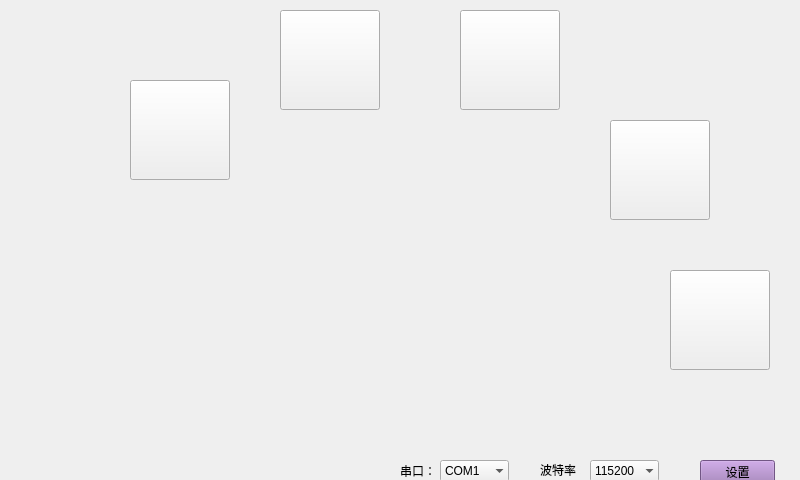
<?xml version="1.0" encoding="UTF-8"?>
<ui version="4.0">
 <class>MainWidget</class>
 <widget class="QWidget" name="MainWidget">
  <property name="geometry">
   <rect>
    <x>0</x>
    <y>0</y>
    <width>800</width>
    <height>480</height>
   </rect>
  </property>
  <property name="windowTitle">
   <string>UP-Sensor-I</string>
  </property>
  <widget class="QStackedWidget" name="stackedWidget">
   <property name="geometry">
    <rect>
     <x>0</x>
     <y>0</y>
     <width>800</width>
     <height>480</height>
    </rect>
   </property>
   <property name="minimumSize">
    <size>
     <width>800</width>
     <height>480</height>
    </size>
   </property>
   <property name="maximumSize">
    <size>
     <width>800</width>
     <height>480</height>
    </size>
   </property>
   <property name="currentIndex">
    <number>0</number>
   </property>
   <widget class="QWidget" name="page">
    <property name="styleSheet">
     <string notr="true">#page{background-image: url(:/new/prefix1/res/main/main-background.png);}</string>
    </property>
    <widget class="QPushButton" name="pushButton_AllSensor">
     <property name="geometry">
      <rect>
       <x>130</x>
       <y>80</y>
       <width>100</width>
       <height>100</height>
      </rect>
     </property>
     <property name="focusPolicy">
      <enum>Qt::NoFocus</enum>
     </property>
     <property name="styleSheet">
      <string notr="true">border-image: url(:/new/prefix1/res/main/lanse_01.png)</string>
     </property>
     <property name="text">
      <string/>
     </property>
    </widget>
    <widget class="QPushButton" name="pushButton_Security">
     <property name="geometry">
      <rect>
       <x>280</x>
       <y>10</y>
       <width>100</width>
       <height>100</height>
      </rect>
     </property>
     <property name="focusPolicy">
      <enum>Qt::NoFocus</enum>
     </property>
     <property name="styleSheet">
      <string notr="true">border-image: url(:/new/prefix1/res/main/lanse_02.png)</string>
     </property>
     <property name="text">
      <string/>
     </property>
    </widget>
    <widget class="QPushButton" name="pushButton_Weather">
     <property name="geometry">
      <rect>
       <x>460</x>
       <y>10</y>
       <width>100</width>
       <height>100</height>
      </rect>
     </property>
     <property name="focusPolicy">
      <enum>Qt::NoFocus</enum>
     </property>
     <property name="styleSheet">
      <string notr="true">border-image: url(:/new/prefix1/res/main/lanse_03.png);</string>
     </property>
     <property name="text">
      <string/>
     </property>
    </widget>
    <widget class="QPushButton" name="pushButton_Navigate">
     <property name="geometry">
      <rect>
       <x>610</x>
       <y>120</y>
       <width>100</width>
       <height>100</height>
      </rect>
     </property>
     <property name="focusPolicy">
      <enum>Qt::NoFocus</enum>
     </property>
     <property name="styleSheet">
      <string notr="true">border-image: url(:/new/prefix1/res/main/lanse_04.png);</string>
     </property>
     <property name="text">
      <string/>
     </property>
    </widget>
    <widget class="QPushButton" name="pushButton_Multimeter">
     <property name="geometry">
      <rect>
       <x>670</x>
       <y>270</y>
       <width>100</width>
       <height>100</height>
      </rect>
     </property>
     <property name="focusPolicy">
      <enum>Qt::NoFocus</enum>
     </property>
     <property name="styleSheet">
      <string notr="true">border-image: url(:/new/prefix1/res/main/lanse_05.png);</string>
     </property>
     <property name="text">
      <string/>
     </property>
    </widget>
    <widget class="QComboBox" name="cmboxcom">
     <property name="geometry">
      <rect>
       <x>440</x>
       <y>460</y>
       <width>69</width>
       <height>22</height>
      </rect>
     </property>
     <property name="cursor">
      <cursorShape>PointingHandCursor</cursorShape>
     </property>
     <property name="layoutDirection">
      <enum>Qt::LeftToRight</enum>
     </property>
     <property name="autoFillBackground">
      <bool>false</bool>
     </property>
     <property name="styleSheet">
      <string notr="true">#comboBox{background-color: rgb(160, 121,186);}</string>
     </property>
     <property name="maxCount">
      <number>10</number>
     </property>
     <property name="insertPolicy">
      <enum>QComboBox::NoInsert</enum>
     </property>
     <property name="frame">
      <bool>false</bool>
     </property>
     <item>
      <property name="text">
       <string>COM1</string>
      </property>
     </item>
     <item>
      <property name="text">
       <string>COM2</string>
      </property>
     </item>
     <item>
      <property name="text">
       <string>COM3</string>
      </property>
     </item>
     <item>
      <property name="text">
       <string>COM4</string>
      </property>
     </item>
     <item>
      <property name="text">
       <string>COM5</string>
      </property>
     </item>
     <item>
      <property name="text">
       <string>COM6</string>
      </property>
     </item>
     <item>
      <property name="text">
       <string>COM7</string>
      </property>
     </item>
     <item>
      <property name="text">
       <string>COM8</string>
      </property>
     </item>
     <item>
      <property name="text">
       <string>COM9</string>
      </property>
     </item>
    </widget>
    <widget class="QLabel" name="label">
     <property name="geometry">
      <rect>
       <x>400</x>
       <y>463</y>
       <width>31</width>
       <height>16</height>
      </rect>
     </property>
     <property name="text">
      <string>串口：</string>
     </property>
    </widget>
    <widget class="QLabel" name="label_2">
     <property name="geometry">
      <rect>
       <x>540</x>
       <y>460</y>
       <width>41</width>
       <height>20</height>
      </rect>
     </property>
     <property name="text">
      <string>波特率：</string>
     </property>
    </widget>
    <widget class="QComboBox" name="cmboxbaud">
     <property name="geometry">
      <rect>
       <x>590</x>
       <y>460</y>
       <width>69</width>
       <height>22</height>
      </rect>
     </property>
     <property name="cursor">
      <cursorShape>PointingHandCursor</cursorShape>
     </property>
     <property name="layoutDirection">
      <enum>Qt::LeftToRight</enum>
     </property>
     <property name="autoFillBackground">
      <bool>false</bool>
     </property>
     <property name="styleSheet">
      <string notr="true">#comboBox_2{background-color: rgb(160, 121,186);}</string>
     </property>
     <property name="currentIndex">
      <number>6</number>
     </property>
     <property name="maxCount">
      <number>10</number>
     </property>
     <property name="insertPolicy">
      <enum>QComboBox::NoInsert</enum>
     </property>
     <property name="frame">
      <bool>false</bool>
     </property>
     <item>
      <property name="text">
       <string>4800</string>
      </property>
     </item>
     <item>
      <property name="text">
       <string>9600</string>
      </property>
     </item>
     <item>
      <property name="text">
       <string>19200</string>
      </property>
     </item>
     <item>
      <property name="text">
       <string>38400</string>
      </property>
     </item>
     <item>
      <property name="text">
       <string>56000</string>
      </property>
     </item>
     <item>
      <property name="text">
       <string>57600</string>
      </property>
     </item>
     <item>
      <property name="text">
       <string>115200</string>
      </property>
     </item>
    </widget>
    <widget class="QPushButton" name="setBtn">
     <property name="geometry">
      <rect>
       <x>700</x>
       <y>460</y>
       <width>75</width>
       <height>23</height>
      </rect>
     </property>
     <property name="styleSheet">
      <string notr="true">#setBtn{background-color: rgb(160, 121,186);}</string>
     </property>
     <property name="text">
      <string>设置</string>
     </property>
    </widget>
   </widget>
  </widget>
 </widget>
 <layoutdefault spacing="6" margin="11"/>
 <resources/>
 <connections/>
</ui>
